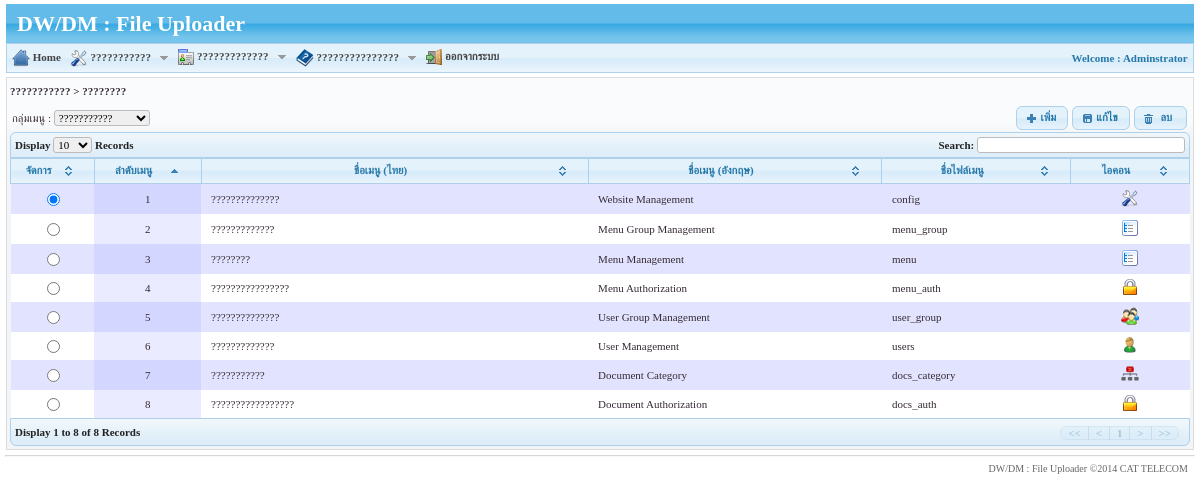
Page /?setModule=Admin&setPage=menu (signed in) on the committed database.
### tables this page shows
CREATE TABLE IF NOT EXISTS `tbl_menu_group` (
  `mgroup_id` tinyint(4) NOT NULL auto_increment,
  `menu_group_th` varchar(50) NOT NULL,
  `menu_group_en` varchar(50) default NULL,
  `menu_path` varchar(50) NOT NULL,
  `menu_order` tinyint(4) default NULL,
  `icon_id` tinyint(4) default '3',
  PRIMARY KEY  (`mgroup_id`),
  KEY `Ref44106` (`icon_id`)
);

CREATE TABLE IF NOT EXISTS `tbl_menu` (
  `menu_id` tinyint(4) NOT NULL auto_increment,
  `menu_name_th` varchar(70) NOT NULL,
  `menu_name_en` varchar(70) default NULL,
  `menu_file` varchar(50) NOT NULL,
  `menu_order` tinyint(4) default NULL,
  `mgroup_id` tinyint(4) default NULL,
  `icon_id` tinyint(4) default NULL,
  PRIMARY KEY  (`menu_id`),
  KEY `Ref44105` (`icon_id`),
  KEY `Ref554` (`mgroup_id`)
);

CREATE TABLE IF NOT EXISTS `tbl_icons` (
  `icon_id` tinyint(4) NOT NULL auto_increment,
  `icon_name` varchar(50) NOT NULL,
  PRIMARY KEY  (`icon_id`)
);

### includes/config.inc.php (called while the page is built, shortened)
<?php
include_once("dbConnect.php");
include_once("functions.php");
$arr_icon = array("home"=>ICON_PATH."icon-home.png",
				  			"config"=>ICON_PATH."icon-config.png",
							"keyin"=>ICON_PATH."icon-keyin.gif",
							"profile"=>ICON_PATH."icon-profile.gif",
							"report"=>ICON_PATH."icon-report.png",
							"logout"=>ICON_PATH."icon-logout.png",
							"manual"=>ICON_PATH."icon-manual.gif",
							"company"=>ICON_PATH."icon-company.png",
							"db"=>ICON_PATH."icon-db.png",
							"menu"=>ICON_PATH."icon-menu.gif");
?>

### includes/dbConnect.php (called while the page is built, shortened)
<?php
require('adodb.inc.php');
$dsn = "mysqli://".DB_USER.":".DB_PASS."@".DB_HOST."/".DB;
$db = NewADOConnection($dsn);
?>

### includes/adodb.inc.php (called while the page is built, shortened)
<?php
 if (!defined('_ADODB_LAYER')) {
	GLOBAL
		$ADODB_vers,
		$ADODB_COUNTRECS,
		$ADODB_CACHE_DIR,
		$ADODB_CACHE,
		$ADODB_CACHE_CLASS,
		$ADODB_EXTENSION,
		$ADODB_COMPAT_FETCH,
	 	$ADODB_FETCH_MODE,
		$ADODB_GETONE_EOF,
		$ADODB_QUOTE_FIELDNAMES;
	function ADODB_Setup()
	{
	GLOBAL
		$ADODB_vers,
		$ADODB_COUNTRECS,
		$ADODB_CACHE_DIR,
	 	$ADODB_FETCH_MODE,
		$ADODB_CACHE,
		$ADODB_CACHE_CLASS,
		$ADODB_FORCE_TYPE,
		$ADODB_GETONE_EOF,
		$ADODB_QUOTE_FIELDNAMES;
		if (!isset($ADODB_COUNTRECS)) $ADODB_COUNTRECS = true;
	}
	class ADOConnection {
	var $database = '';
	var $host = '';
	var $user = '';
	var $debug = false;
	var $true = '1';
	var $false = '0';
	var $rsPrefix = "ADORecordSet_";
	var $fetchMode=false;
	var $bulkBind = false;
	var $_queryID = false;
	var $_bindInputArray = false;
	function Connect($argHostname = "", $argUsername = "", $argPassword = "", $argDatabaseName = "", $forceNew = false)
	{
		if ($argHostname != "") $this->host = $argHostname;
		if ($argUsername != "") $this->user = $argUsername;
		if ($argDatabaseName != "") $this->database = $argDatabaseName;
		if ($forceNew) {
			if ($rez=$this->_nconnect($this->host, $this->user, $argPassword, $this->database)) return true;
		} else {
			 if ($rez=$this->_connect($this->host, $this->user, $argPassword, $this->database)) return true;
		}
		return $ret;
	}
	function SetFetchMode($mode)
	{
		$old = $this->fetchMode;
		$this->fetchMode = $mode;
		if ($old === false) {
		global $ADODB_FETCH_MODE;
			return $ADODB_FETCH_MODE;
		}
		return $old;
	}
	function Execute($sql,$inputarr=false)
	{
		if ($inputarr) {
			if (!is_array($inputarr)) $inputarr = array($inputarr);
			$element0 = reset($inputarr);
			$array_2d = $this->bulkBind && is_array($element0) && !is_object(reset($element0));
			unset($element0);
			if (!is_array($sql) && !$this->_bindInputArray) {
				$sqlarr = explode('?',$sql);
				$nparams = sizeof($sqlarr)-1;
				if (!$array_2d) $inputarr = array($inputarr);
				foreach($inputarr as $arr) {
					$sql = ''; $i = 0;
					while(list(, $v) = each($arr)) {
						$sql .= $sqlarr[$i];
						$typ = gettype($v);
						if ($typ == 'string')
							$sql .= $this->qstr($v);
						else if ($typ == 'double')
							$sql .= str_replace(',','.',$v);
						else if ($typ == 'boolean')
							$sql .= $v ? $this->true : $this->false;
						else if ($typ == 'object') {
							if (method_exists($v, '__toString')) $sql .= $this->qstr($v->__toString());
							else $sql .= $this->qstr((string) $v);
						} else if ($v === null)
							$sql .= 'NULL';
						else
							$sql .= $v;
						$i += 1;
						if ($i == $nparams) break;
					}
					if (isset($sqlarr[$i])) {
						$sql .= $sqlarr[$i];
						if ($i+1 != sizeof($sqlarr)) $this->outp_throw( "Input Array does not match ?: ".htmlspecialchars($sql),'Execute');
					} else if ($i != sizeof($sqlarr))
						$this->outp_throw( "Input array does not match ?: ".htmlspecialchars($sql),'Execute');
					$ret = $this->_Execute($sql);
					if (!$ret) return $ret;
				}
			} else {
				if ($array_2d) {
					if (is_string($sql))
						$stmt = $this->Prepare($sql);
					else
						$stmt = $sql;
					foreach($inputarr as $arr) {
						$ret = $this->_Execute($stmt,$arr);
						if (!$ret) return $ret;
					}
				} else {
					$ret = $this->_Execute($sql,$inputarr);
				}
			}
		} else {
			$ret = $this->_Execute($sql,false);
		}
		return $ret;
	}
	function _Execute($sql,$inputarr=false)
	{
		if ($this->debug) {
			global $ADODB_INCLUDED_LIB;
			if (empty($ADODB_INCLUDED_LIB)) include(ADODB_DIR.'/adodb-lib.inc.php');
			$this->_queryID = _adodb_debug_execute($this, $sql,$inputarr);
		} else {
			$this->_queryID = @$this->_query($sql,$inputarr);
		}
		if ($this->_queryID === true) {
			$rsclass = $this->rsPrefix.'empty';
			$rs = (class_exists($rsclass)) ? new $rsclass():  new ADORecordSet_empty();
			return $rs;
		}
		$rs = new $rsclass($this->_queryID,$this->fetchMode);
		$rs->connection = $this;
		$rs->Init();
		if (is_array($sql)) $rs->sql = $sql[0];
		else $rs->sql = $sql;
		return $rs;
	}
	function GetAll($sql, $inputarr=false)
	{
		$arr = $this->GetArray($sql,$inputarr);
		return $arr;
	}
	function GetArray($sql,$inputarr=false)
	{
	global $ADODB_COUNTRECS;
		$savec = $ADODB_COUNTRECS;
		$ADODB_COUNTRECS = false;
		$rs = $this->Execute($sql,$inputarr);
		$ADODB_COUNTRECS = $savec;
		$arr = $rs->GetArray();
		return $arr;
	}
	function GetRow($sql,$inputarr=false)
	{
	global $ADODB_COUNTRECS;
		$crecs = $ADODB_COUNTRECS;
		$rs = $this->Execute($sql,$inputarr);
		$ADODB_COUNTRECS = $crecs;
		if ($rs) {
			if (!$rs->EOF) $arr = $rs->fields;
			else $arr = array();
			return $arr;
		}
		$false = false;
		return $false;
	}
}
	class ADORecordSet implements IteratorAggregate {
	var $fields = false;
	var $EOF = false;
	var $_numOfRows = -1;
	var $_numOfFields = -1;
	var $_currentRow = -1;
	var $_closed = false;
	function ADORecordSet($queryID)
	{
		$this->_queryID = $queryID;
	}
	function Init()
	{
		if ($this->_numOfRows != 0 && $this->_numOfFields && $this->_currentRow == -1) {
			$this->_currentRow = 0;
			if ($this->EOF = ($this->_fetch() === false)) {
				$this->_numOfRows = 0;
			}
		} else {
			$this->EOF = true;
		}
	}
	function GetArray($nRows = -1)
	{
		$results = array();
		$cnt = 0;
		while (!$this->EOF && $nRows != $cnt) {
			$results[] = $this->fields;
			$cnt++;
		}
		return $results;
	}
	function Close()
	{
		if (!$this->_closed) {
			$this->_closed = true;
			return $this->_close();
		} else
			return true;
	}
}
	function ADOLoadCode($dbType)
	{
		$db = strtolower($dbType);
		switch ($db) {
			default:
				$class = $db; break;
		}
		$file = ADODB_DIR."/adodb-".$db.".inc.php";
		if (class_exists("ADODB_" . $class)) return $class;
		return false;
	}
	function NewADOConnection($db='')
	{
		$tmp = ADONewConnection($db);
		return $tmp;
	}
	function ADONewConnection($db='')
	{
	GLOBAL $ADODB_NEWCONNECTION, $ADODB_LASTDB;
		$errorfn = (defined('ADODB_ERROR_HANDLER')) ? ADODB_ERROR_HANDLER : false;
		if (($at = strpos($db,'://')) !== FALSE) {
			$origdsn = $db;
			$fakedsn = 'fake'.substr($origdsn,$at);
			if (($at2 = strpos($origdsn,'@/')) !== FALSE) {
				$fakedsn = str_replace('@/','@adodb-fakehost/',$fakedsn);
			}
			 if ((strpos($origdsn, 'sqlite')) !== FALSE) {
                list($scheme, $path) = explode('://', $origdsn);
                $dsna['scheme'] = $scheme;
				if ($qmark = strpos($path,'?')) {
					$dsn['query'] = substr($path,$qmark+1);
					$path = substr($path,0,$qmark);
				}
            	$dsna['path'] = '/' . urlencode($path);
			} else
				$dsna = @parse_url($fakedsn);
			$dsna['scheme'] = substr($origdsn,0,$at);
			$db = @$dsna['scheme'];
			$dsna['host'] = isset($dsna['host']) ? rawurldecode($dsna['host']) : '';
			$dsna['user'] = isset($dsna['user']) ? rawurldecode($dsna['user']) : '';
			$dsna['pass'] = isset($dsna['pass']) ? rawurldecode($dsna['pass']) : '';
			$dsna['path'] = isset($dsna['path']) ? rawurldecode(substr($dsna['path'],1)) : '';
			if (isset($dsna['query'])) {
				$opt1 = explode('&',$dsna['query']);
				foreach($opt1 as $k => $v) {
					$arr = explode('=',$v);
					$opt[$arr[0]] = isset($arr[1]) ? rawurldecode($arr[1]) : 1;
				}
			} else $opt = array();
		}
		if(empty($obj)) {
			if (!isset($ADODB_LASTDB)) $ADODB_LASTDB = '';
			if ($db != $ADODB_LASTDB) $db = ADOLoadCode($db);
			$cls = 'ADODB_'.$db;
			$obj = new $cls();
		}
		if ($obj) {
			if (isset($dsna)) {
				if (empty($persist))
					$ok = $obj->Connect($dsna['host'], $dsna['user'], $dsna['pass'], $dsna['path']);
				else if (empty($nconnect))
					$ok = $obj->PConnect($dsna['host'], $dsna['user'], $dsna['pass'], $dsna['path']);
				else
					$ok = $obj->NConnect($dsna['host'], $dsna['user'], $dsna['pass'], $dsna['path']);
			}
		}
		return $obj;
	}
}
?>

### includes/adodb-mysqli.inc.php (called while the page is built, shortened)
<?php
if (! defined("_ADODB_MYSQLI_LAYER")) {
 global $ADODB_EXTENSION; $ADODB_EXTENSION = false;
class ADODB_mysqli extends ADOConnection {
	var $clientFlags = 0;
	var $port = false;
	var $socket = false;
	var $optionFlags = array(array(MYSQLI_READ_DEFAULT_GROUP,0));
  	var $multiQuery = false;
	function _connect($argHostname = NULL,
			  $argUsername = NULL,
			  $argPassword = NULL,
			  $argDatabasename = NULL, $persist=false)
	  {
	    $this->_connectionID = @mysqli_init();
		foreach($this->optionFlags as $arr) {
			mysqli_options($this->_connectionID,$arr[0],$arr[1]);
		}
		$ok = mysqli_real_connect($this->_connectionID,
 				    $argHostname,
 				    $argUsername,
 				    $argPassword,
 				    $argDatabasename,
					$this->port,
					$this->socket,
					$this->clientFlags);
		if ($ok) {
	 		if ($argDatabasename)  return $this->SelectDB($argDatabasename);
 			return true;
 	   } else {
			if ($this->debug)
		  		ADOConnection::outp("Could't connect : "  . $this->ErrorMsg());
			$this->_connectionID = null;
			return false;
	   }
	}
	function SelectDB($dbName)
	{
	    if ($this->_connectionID) {
        	$result = @mysqli_select_db($this->_connectionID, $dbName);
			return $result;
		}
	    return false;
	}
	function _query($sql, $inputarr)
	{
	global $ADODB_COUNTRECS;
		if ($this->multiQuery) {
			$rs = mysqli_multi_query($this->_connectionID, $sql.';');
			if ($rs) {
				$rs = ($ADODB_COUNTRECS) ? @mysqli_store_result( $this->_connectionID ) : @mysqli_use_result( $this->_connectionID );
				return $rs ? $rs : true;
			}
		} else {
			$rs = mysqli_query($this->_connectionID, $sql, $ADODB_COUNTRECS ? MYSQLI_STORE_RESULT : MYSQLI_USE_RESULT);
			if ($rs) return $rs;
		}
		return false;
	}
	function _close()
	  {
	    $this->_connectionID = false;
	  }
}
class ADORecordSet_mysqli extends ADORecordSet{
	function ADORecordSet_mysqli($queryID, $mode = false)
	{
	  switch ($mode)
	    {
	    case ADODB_FETCH_ASSOC:
	      $this->fetchMode = MYSQLI_ASSOC;
	      break;
	    }
	}
	function _initrs()
	{
	global $ADODB_COUNTRECS;
		$this->_numOfRows = $ADODB_COUNTRECS ? @mysqli_num_rows($this->_queryID) : -1;
		$this->_numOfFields = @mysqli_num_fields($this->_queryID);
	}
	function MoveNext()
	{
		$this->fields = @mysqli_fetch_array($this->_queryID,$this->fetchMode);
		if (is_array($this->fields)) return true;
		$this->EOF = true;
		return false;
	}
	function _fetch()
	{
		$this->fields = mysqli_fetch_array($this->_queryID,$this->fetchMode);
	  	return is_array($this->fields);
	}
	function _close()
	{
	  	$this->_queryID = false;
	}
}
}

### modules/Admin/menu.php (the view, shortened to what this page needs)
<?php
$tbl = new dataTable();
$tbl->id = $_GET['setPage'];
$tbl->title = title_menu($_GET['setPage']);
$tbl->module = $_GET['setModule'];
$tbl->page = $_GET['setPage'];
$tbl->order = 1;
$tbl->openTable();
$sql_mgroup = "SELECT * FROM tbl_menu_group ORDER BY mgroup_id";
$rs_mgroup = $db->GetAll($sql_mgroup);
$get_mgroup = $_GET['mgroup_id'] ? " ".$_GET['mgroup_id'] : $rs_mgroup[0]['mgroup_id'];
$sql_list = "SELECT
					 a.menu_id,
					 a.menu_name_th,
					 a.menu_name_en,
					 a.menu_file,
					 a.mgroup_id,
					 a.menu_id,
					 a.menu_order,
					 a.icon_id,
					 b.icon_name
				FROM tbl_menu AS a
					 LEFT JOIN tbl_icons b
					   ON a.icon_id = b.icon_id
				WHERE a.mgroup_id = $get_mgroup
				ORDER BY a.menu_order  ";
$rs_list = $db->GetAll($sql_list);
?>
<table width="100%" border="0" cellspacing="2" cellpadding="0">
  <tr>
    <td align="left" valign="middle">กลุ่มเมนู :
      <label>
        <select name="mgroup_id" id="mgroup_id" class="input">
        </select>
      </label></td>
    <td align="right" valign="top"><?=MENU_ACTION?></td>
  </tr>
</table>
<table width="100%" border="0" cellpadding="0" cellspacing="0" class="display" id="<?=$tbl->id;?>">
  <thead>
    <tr>
      <th width="7%"  class="header_height">จัดการ</th>
      <th width="9%">ลำดับเมนู</th>
      <th width="33%">ชื่อเมนู (ไทย)</th>
      <th width="25%">ชื่อเมนู (อังกฤษ)</th>
      <th width="16%">ชื่อไฟล์เมนู</th>
      <th width="10%">ไอคอน</th>
    </tr>
  </thead>
  <tbody>
    <?php for($i=0;$i<count($rs_list);$i++){ ?>
    <tr>
      <td align="center"><input type="radio" name="selID" id="selID_<?=$rs_list[$i]['menu_id']?>" value="<?=$rs_list[$i]['menu_id']?>" <?=$i==0?'checked':''?>/></td>
      <td align="center"><?=$rs_list[$i]['menu_order']?></td>
      <td><?=$rs_list[$i]['menu_name_th']?></td>
      <td><?=$rs_list[$i]['menu_name_en']?></td>
      <td><?=$rs_list[$i]['menu_file']?></td>
      <td align="center"><img src='./images/menu_actions/<?=$rs_list[$i]['icon_name']?>'/></td>
    </tr>
    <?php }  ?>
  </tbody>
</table>

### main_menu.php (shortened to what this page needs)
<?php
$db->debug = 0;
?>
<link rel="stylesheet" type="text/css" href="css/<?=THEMES?>/menu.css" />
<div class="ui-state-default">
  <table cellpadding="0" cellspacing="0" style="width:100%;">
    <tr>
      <td width="83%" style="width:80%;">
        <ul id="qm0" class="qmmc">
          <li><a href="index.php" title="หน้าหลัก"><img src="<?=$arr_icon['home']?>"  border="0" align="absmiddle" /> Home </a></li>
          <?php
if(LANGUAGE == "en"){
	$menu_group_lange = "menu_group_en";
	$menu_lange = "menu_name_en";
}else{
	$menu_group_lange = "menu_group_th";
}
$sqlMenuGroup = "SELECT
								 T.*
							FROM (SELECT
									   b.mgroup_id,
									   b.menu_group_th,
									   b.menu_group_en,
									   b.menu_path,
									   a.menu_order,
									   c.icon_name
								  FROM tbl_menu a,
									   tbl_menu_group b,
									   tbl_icons c
								  WHERE a.mgroup_id = b.mgroup_id
										 AND b.icon_id = c.icon_id
										 AND menu_id IN(SELECT
															 menu_id
														FROM tbl_menu_auth
														WHERE group_id IN(SELECT
																			   group_id
																		  FROM tbl_user_auth
																		  WHERE user_id ='".$_SESSION['sess_user_id']."'))
								  GROUP BY a.mgroup_id
								  ORDER BY a.mgroup_id) AS T
								 left join tbl_menu_group a
								   on a.mgroup_id = t.mgroup_id
							group by a.menu_order
							order by a.menu_order";
$rsMenuGroup = $db->GetAll($sqlMenuGroup);
for($i=0;$i<count($rsMenuGroup);$i++){
	?>
          <li><a class="qmparent" href="javascript:void(0)"><img src="./images/menu_actions/<?=$rsMenuGroup[$i]['icon_name']?>"  border="0" align="absmiddle" />
            <?=$rsMenuGroup[$i][$menu_group_lange]?>
            &nbsp;&nbsp;<img src="images/menu_actions/icons-down.gif"  border="0" align="absmiddle" /> </a>
            <?php
}
			?>
          <li ><a class="qmparent" href="javascript:void(0)" id="signout"><img src="<?=$arr_icon['logout']?>"  border="0" align="absmiddle" /> ออกจากระบบ</a>
        </ul>
        </td>
      <td width="17%" align="right" valign="middle" class="font-normal" >
     <label for="select">Welcome : </label> <?=$_SESSION['sess_name'];?>
        &nbsp;</td>
    </tr>
  </table>
</div>

### rows in the picture
tbl_menu_group: shows a picture, menu_group_th "???????????"
tbl_menu_group: shows a picture, menu_group_th "?????????????"
tbl_menu_group: shows a picture, menu_group_th "???????????????"
tbl_menu: menu_order "1", menu_name_th "??????????????", menu_name_en "Website Management", menu_file "config", icon.icon_name (picture)
tbl_menu: menu_order "2", menu_name_th "?????????????", menu_name_en "Menu Group Management", menu_file "menu_group", icon.icon_name (picture)
tbl_menu: menu_order "3", menu_name_th "????????", menu_name_en "Menu Management", menu_file "menu", icon.icon_name (picture)
tbl_menu: menu_order "4", menu_name_th "????????????????", menu_name_en "Menu Authorization", menu_file "menu_auth", icon.icon_name (picture)
tbl_menu: menu_order "5", menu_name_th "??????????????", menu_name_en "User Group Management", menu_file "user_group", icon.icon_name (picture)
tbl_menu: menu_order "6", menu_name_th "?????????????", menu_name_en "User Management", menu_file "users", icon.icon_name (picture)
tbl_menu: menu_order "7", menu_name_th "???????????", menu_name_en "Document Category", menu_file "docs_category", icon.icon_name (picture)
tbl_menu: menu_order "8", menu_name_th "?????????????????", menu_name_en "Document Authorization", menu_file "docs_auth", icon.icon_name (picture)

### other values in the picture
SITE_NAME "DW/DM : File Uploader"
$_SESSION['sess_name'] "Adminstrator"
$this->title "??????????? > ????????"
MENU_ACTION "เพิ่ม แก้ไข ลบ"
COPYRIGHT "©2014 CAT TELECOM"
form field mgroup_id "???????????"
